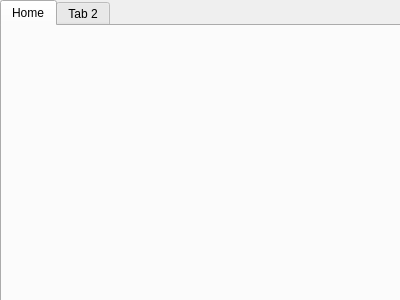
<?xml version="1.0" encoding="UTF-8"?>
<ui version="4.0">
 <class>Form</class>
 <widget class="QWidget" name="Form">
  <property name="geometry">
   <rect>
    <x>0</x>
    <y>0</y>
    <width>400</width>
    <height>300</height>
   </rect>
  </property>
  <property name="windowTitle">
   <string>Form</string>
  </property>
  <widget class="QTabWidget" name="tabWidget">
   <property name="geometry">
    <rect>
     <x>0</x>
     <y>0</y>
     <width>401</width>
     <height>311</height>
    </rect>
   </property>
   <widget class="QWidget" name="homeTab">
    <attribute name="title">
     <string>Home</string>
    </attribute>
    <widget class="CustomWidget" name="widget" native="true">
     <property name="geometry">
      <rect>
       <x>10</x>
       <y>10</y>
       <width>381</width>
       <height>261</height>
      </rect>
     </property>
    </widget>
   </widget>
   <widget class="QWidget" name="tab_2">
    <attribute name="title">
     <string>Tab 2</string>
    </attribute>
   </widget>
  </widget>
 </widget>
 <customwidgets>
  <customwidget>
   <class>CustomWidget</class>
   <extends>QWidget</extends>
   <header>Plotting.h</header>
   <container>1</container>
  </customwidget>
 </customwidgets>
 <resources/>
 <connections/>
</ui>
